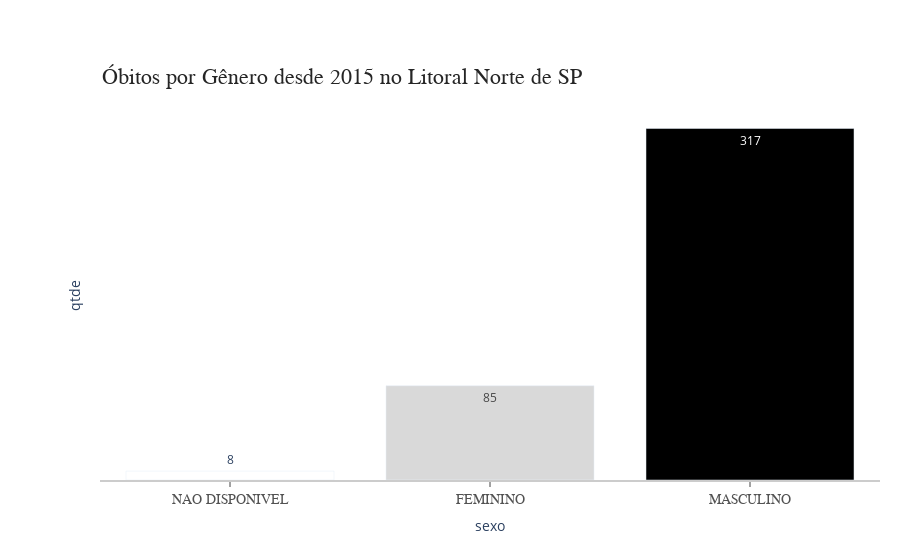

Write notebook code for a chart like this one.
### Code cell
fig = px.bar(group, x='sexo', y='qtde', text_auto=True, color='qtde', color_continuous_scale='greys')
fig.update_layout(barmode='stack', xaxis={'categoryorder':'total ascending'})

fig.update_layout(
    xaxis=dict(
        showline=True,
        showgrid=False,
        showticklabels=True,
        linecolor='rgb(204, 204, 204)',
        linewidth=2,
        ticks='outside',
        tickfont=dict(
            family='Arial',
            size=14,
            color='rgb(82, 82, 82)',
        ),
    ),
    yaxis=dict(
        showgrid=False,
        zeroline=False,
        showline=False,
        showticklabels=False,
    ),
    autosize=False,
    margin=dict(
        autoexpand=False,
        l=100,
        r=20,
        t=110,
    ),
    showlegend=False,
    plot_bgcolor='white'
)

annotations = []

annotations.append(dict(xref='paper', yref='paper', x=0.0, y=1.05,
                              xanchor='left', yanchor='bottom',
                              text='Óbitos por Gênero desde 2015 no Litoral Norte de SP',
                              font=dict(family='Arial',
                                        size=22,
                                        color='rgb(37,37,37)'),
                              showarrow=False))


fig.update_layout(annotations=annotations)
fig.show()

### Figure 1 — Plotly figure (JSON) as saved in the notebook; plotly's stock layout.template omitted (floating-point values rounded to 4 significant figures)
{"data": [{"alignmentgroup": "True", "hovertemplate": "sexo=%{x}<br>qtde=%{marker.color}<extra></extra>", "legendgroup": "", "marker": {"color": [85, 317, 8], "coloraxis": "coloraxis", "pattern": {"shape": ""}}, "name": "", "offsetgroup": "", "orientation": "v", "showlegend": false, "textposition": "auto", "texttemplate": "%{y}", "type": "bar", "x": ["FEMININO", "MASCULINO", "NAO DISPONIVEL"], "xaxis": "x", "y": [85, 317, 8], "yaxis": "y"}], "layout": {"annotations": [{"font": {"color": "rgb(37,37,37)", "family": "Arial", "size": 22}, "showarrow": false, "text": "Óbitos por Gênero desde 2015 no Litoral Norte de SP", "x": 0, "xanchor": "left", "xref": "paper", "y": 1.05, "yanchor": "bottom", "yref": "paper"}], "autosize": false, "barmode": "stack", "coloraxis": {"colorbar": {"title": {"text": "qtde"}}, "colorscale": [[0, "rgb(255,255,255)"], [0.125, "rgb(240,240,240)"], [0.25, "rgb(217,217,217)"], [0.375, "rgb(189,189,189)"], [0.5, "rgb(150,150,150)"], [0.625, "rgb(115,115,115)"], [0.75, "rgb(82,82,82)"], [0.875, "rgb(37,37,37)"], [1, "rgb(0,0,0)"]]}, "legend": {"tracegroupgap": 0}, "margin": {"autoexpand": false, "l": 100, "r": 20, "t": 110}, "plot_bgcolor": "white", "showlegend": false, "xaxis": {"anchor": "y", "categoryorder": "total ascending", "domain": [0, 1], "linecolor": "rgb(204, 204, 204)", "linewidth": 2, "showgrid": false, "showline": true, "showticklabels": true, "tickfont": {"color": "rgb(82, 82, 82)", "family": "Arial", "size": 14}, "ticks": "outside", "title": {"text": "sexo"}}, "yaxis": {"anchor": "x", "domain": [0, 1], "showgrid": false, "showline": false, "showticklabels": false, "title": {"text": "qtde"}, "zeroline": false}}}
